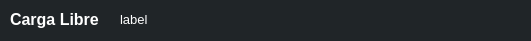
    <widget class="QFrame" name="frame_11">
     <property name="geometry">
      <rect>
       <x>10</x>
       <y>170</y>
       <width>531</width>
       <height>41</height>
      </rect>
     </property>
     <property name="styleSheet">
      <string notr="true">border-radius: 10px;
background-color: rgb(32, 37, 40);</string>
     </property>
     <property name="frameShape">
      <enum>QFrame::StyledPanel</enum>
     </property>
     <property name="frameShadow">
      <enum>QFrame::Raised</enum>
     </property>
     <widget class="QFrame" name="frame_12">
      <property name="geometry">
       <rect>
        <x>240</x>
        <y>70</y>
        <width>481</width>
        <height>71</height>
       </rect>
      </property>
      <property name="styleSheet">
       <string notr="true">border-radius: 10px;</string>
      </property>
      <property name="frameShape">
       <enum>QFrame::StyledPanel</enum>
      </property>
      <property name="frameShadow">
       <enum>QFrame::Raised</enum>
      </property>
     </widget>
     <widget class="QFrame" name="frame_13">
      <property name="geometry">
       <rect>
        <x>220</x>
        <y>40</y>
        <width>461</width>
        <height>61</height>
       </rect>
      </property>
      <property name="styleSheet">
       <string notr="true">border-radius: 10px;</string>
      </property>
      <property name="frameShape">
       <enum>QFrame::StyledPanel</enum>
      </property>
      <property name="frameShadow">
       <enum>QFrame::Raised</enum>
      </property>
      <widget class="QFrame" name="frame_14">
       <property name="geometry">
        <rect>
         <x>240</x>
         <y>70</y>
         <width>481</width>
         <height>71</height>
        </rect>
       </property>
       <property name="styleSheet">
        <string notr="true">border-radius: 10px;</string>
       </property>
       <property name="frameShape">
        <enum>QFrame::StyledPanel</enum>
       </property>
       <property name="frameShadow">
        <enum>QFrame::Raised</enum>
       </property>
      </widget>
     </widget>
     <widget class="QLabel" name="label_11">
      <property name="geometry">
       <rect>
        <x>10</x>
        <y>10</y>
        <width>94</width>
        <height>19</height>
       </rect>
      </property>
      <property name="font">
       <font>
        <family>Tahoma</family>
        <pointsize>12</pointsize>
        <weight>75</weight>
        <bold>true</bold>
       </font>
      </property>
      <property name="styleSheet">
       <string notr="true">color: rgb(255, 255, 255);
background-color: transparent;
</string>
      </property>
      <property name="text">
       <string>Carga Libre</string>
      </property>
     </widget>
     <widget class="QLabel" name="cargalibreLabel">
      <property name="geometry">
       <rect>
        <x>120</x>
        <y>10</y>
        <width>401</width>
        <height>19</height>
       </rect>
      </property>
      <property name="font">
       <font>
        <family>Tahoma</family>
        <pointsize>10</pointsize>
        <weight>50</weight>
        <bold>false</bold>
       </font>
      </property>
      <property name="styleSheet">
       <string notr="true">color: rgb(255, 255, 255);
background-color: transparent;
</string>
      </property>
      <property name="text">
       <string>label</string>
      </property>
     </widget>
    </widget>
